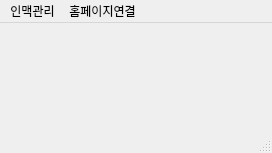
<?xml version="1.0" encoding="UTF-8"?>
<ui version="4.0">
 <class>MainWindow</class>
 <widget class="QMainWindow" name="MainWindow">
  <property name="geometry">
   <rect>
    <x>0</x>
    <y>0</y>
    <width>272</width>
    <height>153</height>
   </rect>
  </property>
  <property name="windowTitle">
   <string>나의개인다이어리</string>
  </property>
  <property name="windowIcon">
   <iconset>
    <normaloff>3.ico</normaloff>3.ico</iconset>
  </property>
  <widget class="QWidget" name="centralwidget">
   <widget class="QLabel" name="label">
    <property name="geometry">
     <rect>
      <x>10</x>
      <y>40</y>
      <width>251</width>
      <height>71</height>
     </rect>
    </property>
    <property name="text">
     <string/>
    </property>
    <property name="pixmap">
     <pixmap>wsu.jpg</pixmap>
    </property>
    <property name="scaledContents">
     <bool>true</bool>
    </property>
   </widget>
  </widget>
  <widget class="QMenuBar" name="menubar">
   <property name="geometry">
    <rect>
     <x>0</x>
     <y>0</y>
     <width>272</width>
     <height>18</height>
    </rect>
   </property>
   <widget class="QMenu" name="menu">
    <property name="title">
     <string>인맥관리</string>
    </property>
    <addaction name="actionMini_FaceBook"/>
    <addaction name="separator"/>
    <addaction name="actionHelp"/>
   </widget>
   <widget class="QMenu" name="menu_2">
    <property name="title">
     <string>홈페이지연결</string>
    </property>
    <addaction name="actionWSU"/>
    <addaction name="actionITEDU"/>
   </widget>
   <addaction name="menu"/>
   <addaction name="menu_2"/>
  </widget>
  <widget class="QStatusBar" name="statusbar"/>
  <action name="actionMini_FaceBook">
   <property name="icon">
    <iconset>
     <normaloff>3.ico</normaloff>3.ico</iconset>
   </property>
   <property name="text">
    <string>Mini FaceBook</string>
   </property>
  </action>
  <action name="actionHelp">
   <property name="icon">
    <iconset>
     <normaloff>2.ico</normaloff>2.ico</iconset>
   </property>
   <property name="text">
    <string>도움말</string>
   </property>
  </action>
  <action name="actionWSU">
   <property name="icon">
    <iconset>
     <normaloff>wsu.png</normaloff>wsu.png</iconset>
   </property>
   <property name="text">
    <string>학교</string>
   </property>
  </action>
  <action name="actionITEDU">
   <property name="icon">
    <iconset>
     <normaloff>it.png</normaloff>it.png</iconset>
   </property>
   <property name="text">
    <string>IT Center</string>
   </property>
  </action>
 </widget>
 <resources/>
 <connections/>
</ui>
